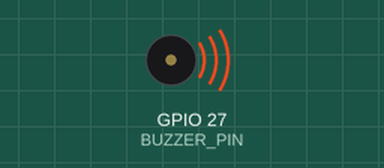
Recording of a program running on a simulated Raspberry Pi (BCM pin numbers). On the bench: buzzer (waves = sounding). At 14.0 s the program stops and its outputs stay as they are.

Above: at 0.1 s.
At 14.1 s:
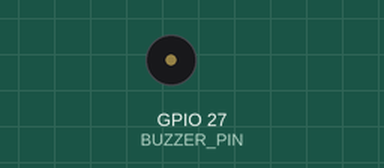
Timing chart, 0 to 15.5 s (numbered marks = the images above):
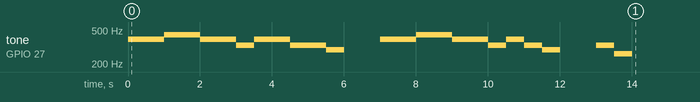

Measured:
- by itself, tone on GPIO 27 (BUZZER_PIN): plays 392 Hz for 1.0 s, 440 Hz for 1.0 s, 392 Hz for 1.0 s, 330 Hz for 0.50 s, 392 Hz for 1.0 s, 330 Hz for 1.0 s … (16 notes in this stretch)

The program:

piezo_buzzer_task.py
```python
import RPi.GPIO as GPIO
import time

BUZZER_PIN = 27
GPIO.setmode(GPIO.BCM)
GPIO.setup(BUZZER_PIN, GPIO.OUT)

#주파수 설정 (262Hz)
pwm = GPIO.PWM(BUZZER_PIN, 262)
pwm.start(10)     #duty cycle (0~100)

melody =[392, 392, 440, 440, 392, 392, 330, 392,392, 330,330, 294,392, 392, 440, 440,392, 392, 330, 392, 330, 294, 330, 262]

try:
    for i in melody:
        pwm.ChangeDutyCycle(10)
        pwm.ChangeFrequency(i)
        time.sleep(0.5)
        if i == melody[11] :
            pwm.ChangeDutyCycle(0)
            time.sleep(1)

finally:
    pwm.stop()
    GPIO.cleanup()
```
